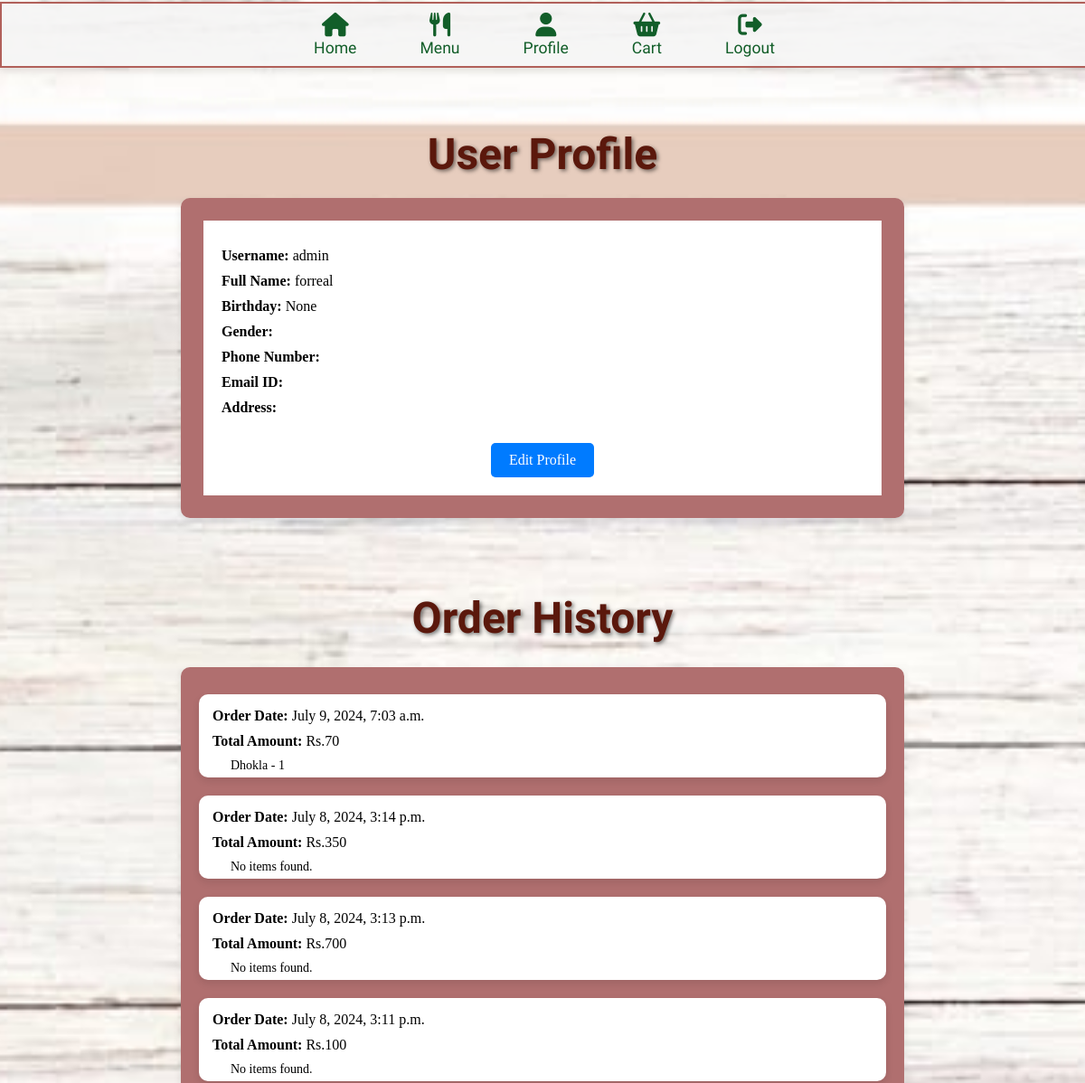
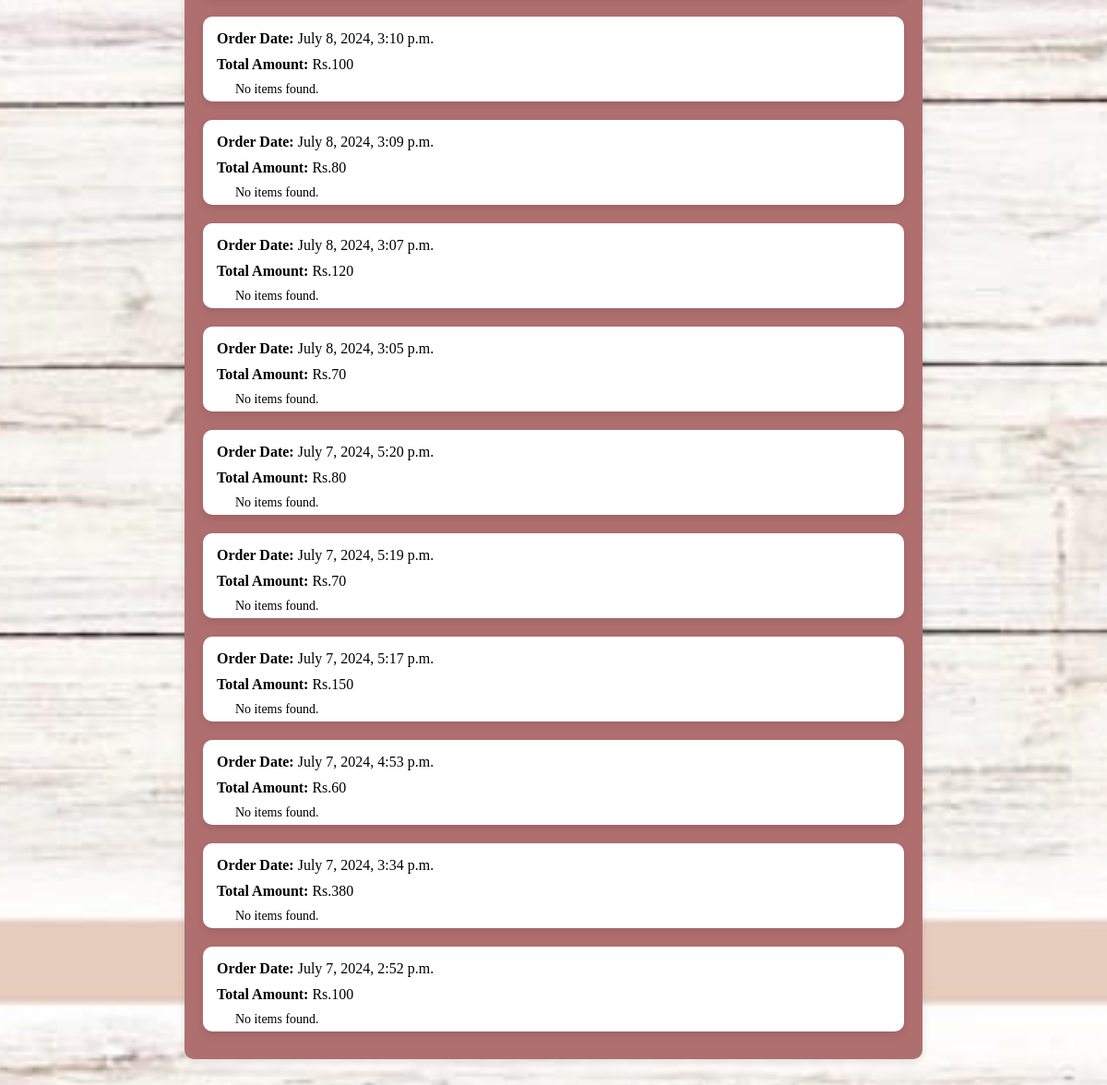
Screenshot of /profile/ (signed in) with the database file from the repository (2 pictures, top to bottom).
### users/models.py (models this page shows, shortened)
class UserProfile(models.Model):
    GENDER_CHOICES = [
        ('M', 'Male'),
        ('F', 'Female'),
        ('O', 'Other'),
    ]
    user = models.OneToOneField(User, on_delete=models.CASCADE)
    full_name = models.CharField(max_length=255, default='Anonymous')
    birthday = models.DateField(null=True, blank=True)
    address = models.CharField(max_length=255, blank=True)
    gender = models.CharField(max_length=1, choices=GENDER_CHOICES, blank=True)
    phone_number = models.CharField(max_length=15, blank=True)
    email_id = models.EmailField(blank=True)

class Order(models.Model):
    user = models.ForeignKey(User, on_delete=models.CASCADE)
    created_at = models.DateTimeField(auto_now_add=True)
    items = models.ManyToManyField(CartItem)
    total_amount = models.IntegerField()

class CartItem(models.Model):
    cart = models.ForeignKey(Cart, on_delete=models.CASCADE)
    menu_item = models.ForeignKey(MenuItem, on_delete=models.CASCADE)
    quantity = models.PositiveIntegerField(default=1)
    toShow = models.BooleanField(default=True)

class MenuItem(models.Model):
    name = models.CharField(max_length=100)
    description = models.TextField()
    price = models.IntegerField()
    picture = models.ImageField(upload_to='items/', null=True, blank=True)

### users/views.py (the view)
# urls.py: path('profile/', views.user_profile, name='user_profile'),
@login_required
def user_profile(request):
    user = request.user
    try:
        user_profile = UserProfile.objects.get(user=user)
        orders = Order.objects.filter(user=user).order_by('-created_at')  # Adjust field name if necessary
        return render(request, 'profile.html', {'user_profile': user_profile, 'orders': orders})
    except UserProfile.DoesNotExist:
        return render(request, 'profile.html', {'user_profile': None, 'orders': None})

### users/templates/profile.html
{% extends 'base.html' %}
{% block content %}
<div class="profile-container">
    <h2>User Profile</h2>
    {% if user_profile %}
    <div class="user-profile">
        <p><strong>Username:</strong> {{ user_profile.user.username }}</p>
        <p><strong>Full Name:</strong> {{ user_profile.full_name }}</p>
        <p><strong>Birthday:</strong> {{ user_profile.birthday }}</p>
        <p><strong>Gender:</strong> {{ user_profile.get_gender_display }}</p>
        <p><strong>Phone Number:</strong> {{ user_profile.phone_number }}</p>
        <p><strong>Email ID:</strong> {{ user_profile.email_id }}</p>
        <p><strong>Address:</strong> {{ user_profile.address }}</p>
        <a href="{% url 'edit_profile' %}" class='edit-profile-link'>Edit Profile</a>
    </div>
    <h2>Order History</h2>
    <ul class="order-history">
        {% for order in orders %}
        <li class="order-item">
            <p><strong>Order Date:</strong> {{ order.created_at }}</p>
            <p><strong>Total Amount:</strong> Rs.{{ order.total_amount }}</p>
            <ul class="order-details">
                {% for item in order.items.all %}
                <li>{{ item.menu_item.name }} - {{ item.quantity }}</li>
                {% empty %}
                <li>No items found.</li>
                {% endfor %}
            </ul>
        </li>
        {% empty %}
        <li>No orders found.</li>
        {% endfor %}
    </ul>
    {% else %}
    <p>No profile found for this user.</p>
    {% endif %}
</div>
{% endblock %}

### users/static/css/styles.css (style rules this page uses)
body { margin: 0; padding: 0; background: url('/static/images/background-restro.jpg') no-repeat center center fixed; background-size: cover; color: white; }
.profile-container { max-width: 800px; margin: 0 auto; padding: 20px; }
h2 { font-size: 3em; font-family: "Lobster", sans-serif; font-weight: 900; font-style: normal; color: #5b180c; border-radius: 10px; text-shadow: 2px 2px 4px rgba(0, 0, 0, 0.5); margin-top: 1.5em; margin-bottom: 10px; padding: 10px 40px; width: fit-content; margin-left: auto; margin-right: auto; }
.user-profile { padding: 20px; background-color: #fff; border-radius: 10px; margin-bottom: 20px; box-shadow: 0 4px 8px rgba(0, 0, 0, 0.1); border: 25px solid #b06f6f; }
.user-profile p { font-size: 16px; margin: 10px 0; color: #000; text-align: left; }
.edit-profile-link { display: inline-block; margin-top: 20px; padding: 10px 20px; background-color: #007BFF; color: white; text-decoration: none; border-radius: 5px; }
.order-history { list-style: none; padding: 10px 0; background-color: #b06f6f; border-radius: 10px; box-shadow: 0 4px 8px rgba(0, 0, 0, 0.1); }
.order-item { padding: 5px 15px; background-color: #fff; border-radius: 10px; margin: 20px; text-align: left; box-shadow: 0 4px 8px rgba(0, 0, 0, 0.1); }
.order-item p { margin: 10px 0; font-size: 16px; color: #000; }
.order-details { list-style: none; padding: 0; padding-left: 20px; }
.order-details li { font-size: 14px; color:#000; }

### rows the page displays
UserProfile: user.username "admin", full_name "forreal", birthday "None"
Order: created_at "July 9, 2024, 7:03 a.m.", total_amount "70"
CartItem: menu_item.name "Dhokla", quantity "1"
Order: created_at "July 8, 2024, 3:14 p.m.", total_amount "350"
Order: created_at "July 8, 2024, 3:13 p.m.", total_amount "700"
Order: created_at "July 8, 2024, 3:11 p.m.", total_amount "100"
Order: created_at "July 8, 2024, 3:10 p.m.", total_amount "100"
Order: created_at "July 8, 2024, 3:09 p.m.", total_amount "80"
Order: created_at "July 8, 2024, 3:07 p.m.", total_amount "120"
Order: created_at "July 8, 2024, 3:05 p.m.", total_amount "70"
Order: created_at "July 7, 2024, 5:20 p.m.", total_amount "80"
Order: created_at "July 7, 2024, 5:19 p.m.", total_amount "70"
Order: created_at "July 7, 2024, 5:17 p.m.", total_amount "150"
Order: created_at "July 7, 2024, 4:53 p.m.", total_amount "60"
Order: created_at "July 7, 2024, 3:34 p.m.", total_amount "380"
Order: created_at "July 7, 2024, 2:52 p.m.", total_amount "100"
